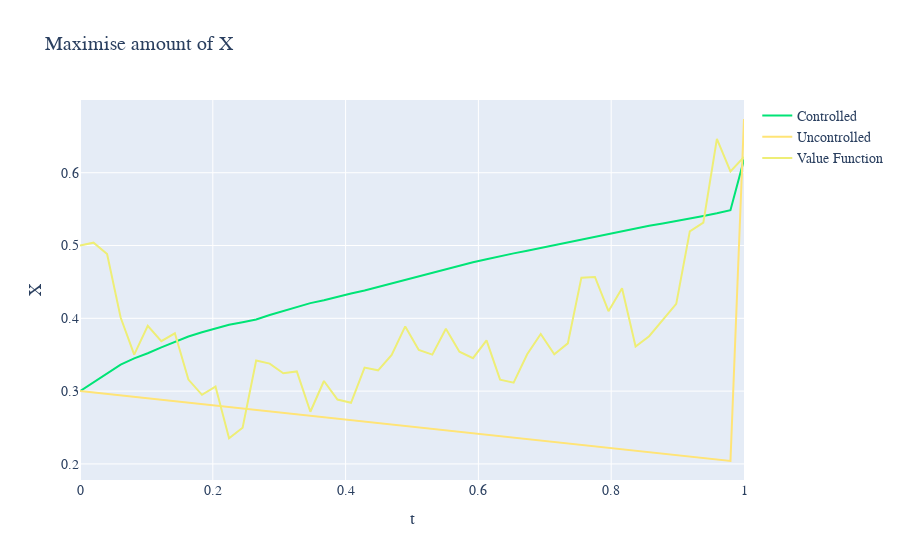

The notebook cell this image was saved under:
### Code cell
n = 50
c_xs = np.zeros(n)
c_Ss = np.zeros(n)
c_Q = np.zeros(n)
c_xs[0] = 0.3
c_Ss[0] = 0.5
c_Q[0] = 1.0
uc_xs = np.zeros(n)
uc_Ss = np.zeros(n)
uc_xs[0] = c_xs[0]
uc_Ss[0] = c_Ss[0]
dt = 1/n
ts = [t for t in np.linspace(0, 1, n)]
c_value = np.zeros(n)
for i in range(n-1):
    dW = np.sqrt(dt)*np.random.randn()
    c = solver.u(c_Ss[i], c_Q[i], c_xs[i], i*dt).item()
    c_value[i] = solver.J(c_Ss[i], c_Q[i], c_xs[i], i*dt).item()
    c_Q[i+1] = c_Q[i] - c*dt
    c_Ss[i+1] = c_Ss[i] -eq.B*c*dt + eq.σ*dW
    uc_Ss[i+1] = uc_Ss[i] + eq.σ*dW
    c_xs[i+1] = c_xs[i] + c_Ss[i]*c*dt - eq.D*c**2*dt - eq.C*c_Q[i]**2*dt
    uc_xs[i+1] = uc_xs[i] - eq.C*c_Q[0]**2*dt

c_value[-1] = solver.J(c_Ss[-1], c_Q[-1], c_xs[-1], n*dt).item()
c_xs[-1] += c_Ss[-1]*c_Q[-1] - eq.R*c_Q[-1]**2
uc_xs[-1] += uc_Ss[-1]*c_Q[0] - eq.R*c_Q[0]**2
    
fig = make_subplots(rows=1, cols=1)
fig.add_trace(go.Scatter(x=ts, y=c_xs, mode='lines', name="Controlled", line=dict(color="#00e476")), row=1, col=1)
fig.add_trace(go.Scatter(x=ts, y=uc_xs, mode='lines', name="Uncontrolled", line=dict(color="#FFe476")), row=1, col=1)
fig.add_trace(go.Scatter(x=ts, y=c_Ss, mode='lines', name="Value Function", line=dict(color="#eeee76")), row=1, col=1)
fig.update_layout(
    title="Maximise amount of X",
    xaxis_title="t",
    yaxis_title="X",
    font=dict(
        family="Courier New, monospace",
        size=14
    )
)
fig.show()

### Figure 1 — Plotly figure (JSON) as saved in the notebook; plotly's stock layout.template omitted (floating-point values rounded to 4 significant figures)
{"data": [{"line": {"color": "#00e476"}, "mode": "lines", "name": "Controlled", "type": "scatter", "x": [0, 0.02041, 0.04082, 0.06122, 0.08163, 0.102, 0.1224, 0.1429, 0.1633, 0.1837, 0.2041, 0.2245, 0.2449, 0.2653, 0.2857, 0.3061, 0.3265, 0.3469, 0.3673, 0.3878, 0.4082, 0.4286, 0.449, 0.4694, 0.4898, 0.5102, 0.5306, 0.551, 0.5714, 0.5918, 0.6122, 0.6327, 0.6531, 0.6735, 0.6939, 0.7143, 0.7347, 0.7551, 0.7755, 0.7959, 0.8163, 0.8367, 0.8571, 0.8776, 0.898, 0.9184, 0.9388, 0.9592, 0.9796, 1], "xaxis": "x", "y": [0.3, 0.3124, 0.3247, 0.3363, 0.345, 0.352, 0.3601, 0.3675, 0.375, 0.3807, 0.3858, 0.3912, 0.3947, 0.3985, 0.4044, 0.4102, 0.4155, 0.4209, 0.4249, 0.4298, 0.434, 0.4381, 0.443, 0.4477, 0.4527, 0.4581, 0.463, 0.4676, 0.4726, 0.477, 0.4812, 0.4856, 0.4892, 0.4927, 0.4965, 0.5005, 0.5041, 0.5078, 0.5122, 0.5165, 0.5202, 0.5241, 0.5272, 0.5304, 0.5336, 0.5368, 0.5406, 0.5443, 0.5485, 0.6181], "yaxis": "y"}, {"line": {"color": "#FFe476"}, "mode": "lines", "name": "Uncontrolled", "type": "scatter", "x": [0, 0.02041, 0.04082, 0.06122, 0.08163, 0.102, 0.1224, 0.1429, 0.1633, 0.1837, 0.2041, 0.2245, 0.2449, 0.2653, 0.2857, 0.3061, 0.3265, 0.3469, 0.3673, 0.3878, 0.4082, 0.4286, 0.449, 0.4694, 0.4898, 0.5102, 0.5306, 0.551, 0.5714, 0.5918, 0.6122, 0.6327, 0.6531, 0.6735, 0.6939, 0.7143, 0.7347, 0.7551, 0.7755, 0.7959, 0.8163, 0.8367, 0.8571, 0.8776, 0.898, 0.9184, 0.9388, 0.9592, 0.9796, 1], "xaxis": "x", "y": [0.3, 0.298, 0.296, 0.294, 0.292, 0.29, 0.288, 0.286, 0.284, 0.282, 0.28, 0.278, 0.276, 0.274, 0.272, 0.27, 0.268, 0.266, 0.264, 0.262, 0.26, 0.258, 0.256, 0.254, 0.252, 0.25, 0.248, 0.246, 0.244, 0.242, 0.24, 0.238, 0.236, 0.234, 0.232, 0.23, 0.228, 0.226, 0.224, 0.222, 0.22, 0.218, 0.216, 0.214, 0.212, 0.21, 0.208, 0.206, 0.204, 0.6738], "yaxis": "y"}, {"line": {"color": "#eeee76"}, "mode": "lines", "name": "Value Function", "type": "scatter", "x": [0, 0.02041, 0.04082, 0.06122, 0.08163, 0.102, 0.1224, 0.1429, 0.1633, 0.1837, 0.2041, 0.2245, 0.2449, 0.2653, 0.2857, 0.3061, 0.3265, 0.3469, 0.3673, 0.3878, 0.4082, 0.4286, 0.449, 0.4694, 0.4898, 0.5102, 0.5306, 0.551, 0.5714, 0.5918, 0.6122, 0.6327, 0.6531, 0.6735, 0.6939, 0.7143, 0.7347, 0.7551, 0.7755, 0.7959, 0.8163, 0.8367, 0.8571, 0.8776, 0.898, 0.9184, 0.9388, 0.9592, 0.9796, 1], "xaxis": "x", "y": [0.5, 0.5039, 0.4884, 0.401, 0.3501, 0.3896, 0.3686, 0.3794, 0.3158, 0.2949, 0.3062, 0.2353, 0.2497, 0.342, 0.3377, 0.3244, 0.327, 0.2716, 0.3139, 0.2884, 0.2839, 0.3324, 0.3285, 0.3497, 0.3889, 0.3566, 0.3501, 0.3856, 0.3542, 0.3452, 0.3696, 0.3158, 0.3115, 0.3506, 0.3785, 0.3505, 0.3656, 0.4559, 0.4568, 0.4098, 0.4413, 0.3612, 0.3754, 0.3975, 0.4199, 0.5195, 0.5314, 0.6465, 0.6018, 0.6217], "yaxis": "y"}], "layout": {"font": {"family": "Courier New, monospace", "size": 14}, "title": {"text": "Maximise amount of X"}, "xaxis": {"anchor": "y", "domain": [0, 1], "title": {"text": "t"}}, "yaxis": {"anchor": "x", "domain": [0, 1], "title": {"text": "X"}}}}
